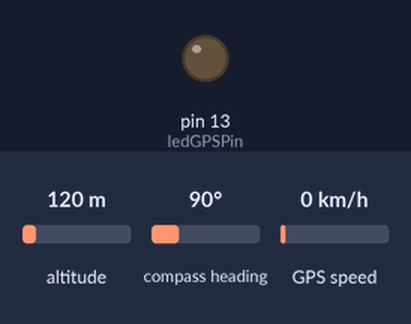
A sketch run on a simulated Arduino Uno, built with avr-gcc and run on an emulated ATmega328P. Shown: output pins drawn as LEDs (lit = HIGH). Inputs (shaded band) come from the test bench; at power-on: GPS speed 0 km/h, altitude 120 m, compass heading 90°. The GPS gets a fix after 3 s at 37.7749, -122.4194 with 8 satellites; what the sketch prints to the serial monitor is not drawn.

Above: at 2.8 s.
2.9 s: GPS speed set to 30 km/h
At 7.2 s:
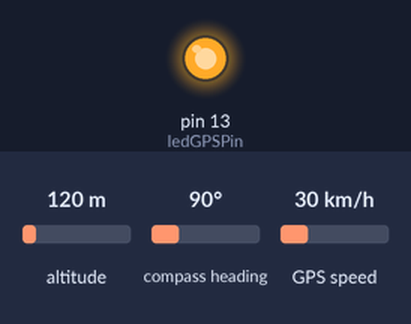
7.3 s: GPS speed set to 2 km/h
Timing chart, 0 to 10.3 s (numbered marks = the images above; inputs shaded):
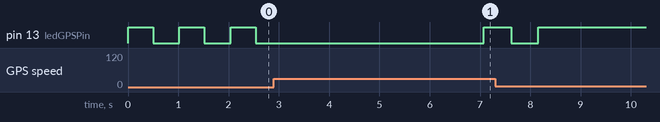

The sketch:

testGPS.ino.ino
```cpp
#include <TinyGPSPlus.h>
#include <SoftwareSerial.h>

/*
* Small debug file for checking GPS is fix or not
* Hardware debug: LED conncted to D13 and 330Ohm resistor
* Software debug: Serial monitor printout
*/

static const int RXPin = 4, TXPin = 3;
static const uint32_t GPSBaud = 9600;
int ledGPSPin = 13;
// The TinyGPSPlus object
TinyGPSPlus gps;

// The serial connection to the GPS device
SoftwareSerial ss(RXPin, TXPin);

bool gpsIsFix = false;

void setup() {
  // put your setup code here, to run once:
  Serial.begin(9600);
  ss.begin(GPSBaud);
}


void loop() {
  checkGPSFix();
  if(!gpsIsFix){
    Serial.println("GPS is not fixed");
    delay(3000);
    return;
  }
  Serial.println("GPS is fixed now!");
}

void checkGPSFix(){

  printFloat(gps.location.lat(), gps.location.isValid(), 11, 6);
  printFloat(gps.location.lng(), gps.location.isValid(), 12, 6);
  printFloat(gps.speed.kmph(), gps.speed.isValid(), 6, 2);
  Serial.println();

  smartDelay(1000);

  if (millis() > 5000 && gps.charsProcessed() < 10)
    Serial.println(F("No GPS data received: check wiring"));

}
void ledBlynk(int led_pin,bool blynk, bool fast){
  pinMode(led_pin,OUTPUT);
  int delayTime;
  if(fast){
    delayTime = 100;
  }else{
    delayTime = 500;
  }
  digitalWrite(led_pin,HIGH);

  if (blynk){
    delay(delayTime);
    digitalWrite(led_pin,LOW);
    delay(delayTime);
  }
}
static void printFloat(float val, bool valid, int len, int prec)
{
  if (!valid)
  {
    gpsIsFix = false;
    ledBlynk(ledGPSPin, true, false);
    while (len-- > 1)
      Serial.print('*');
    Serial.print(' ');
  }
  else
  {
    gpsIsFix = true;
    ledBlynk(ledGPSPin, false, false);
    Serial.print(val, prec);
    int vi = abs((int)val);
    int flen = prec + (val < 0.0 ? 2 : 1); // . and -
    flen += vi >= 1000 ? 4 : vi >= 100 ? 3 : vi >= 10 ? 2 : 1;
    for (int i=flen; i<len; ++i)
      Serial.print(' ');
  }
  smartDelay(0);
}

static void smartDelay(unsigned long ms)
{
  unsigned long start = millis();
  do
  {
    while (ss.available())
      gps.encode(ss.read());
  } while (millis() - start < ms);
}
```
